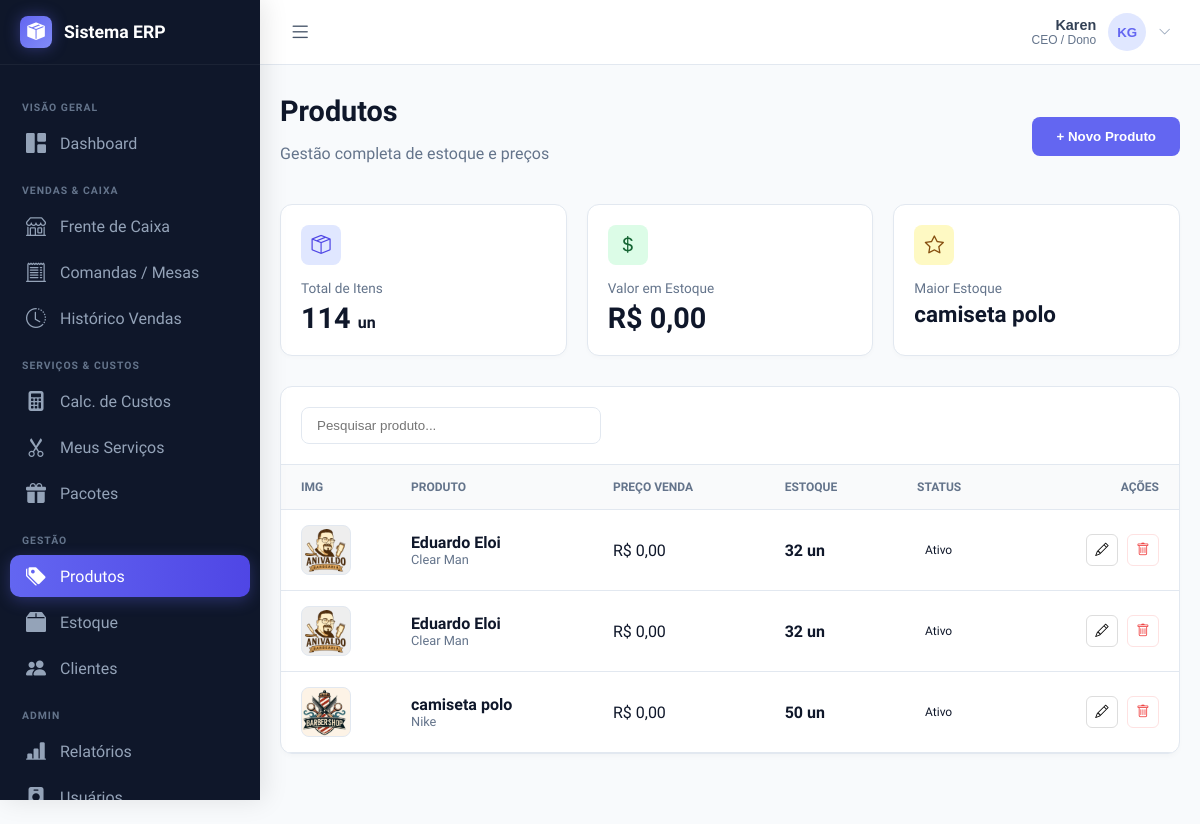
The page /pages/produtos/produtos.php (signed in) on the database its author committed.
### tables this page shows
CREATE TABLE produtos (
    id INTEGER PRIMARY KEY AUTOINCREMENT,
    nome TEXT NOT NULL,
    marca TEXT,
    modelo TEXT,
    descricao TEXT,
    tipo_produto TEXT,
    codigo_barras TEXT,
    estoque_minimo INTEGER DEFAULT 5,
    tem_validade INTEGER DEFAULT 0, -- 0: Não, 1: Sim
    data_validade DATE,
    ativo INTEGER DEFAULT 1,
    auto_desativar INTEGER DEFAULT 0, -- Se estoque acabar, desativa
    imagem_capa TEXT,
    data_cadastro DATETIME DEFAULT CURRENT_TIMESTAMP
, owner_id INTEGER NOT NULL DEFAULT 1, preco REAL DEFAULT 0, desconto REAL DEFAULT 0, preco_venda REAL DEFAULT 0, preco_custo REAL DEFAULT 0);

### pages/produtos/produtos.php (the view, shortened to what this page needs)
<?php
require_once '../../includes/banco-dados/db.php';
include_once '../../includes/menu.php';
$uploadDir = '../../assets/uploads/produtos/';
try {
    $pdo->exec("CREATE TABLE IF NOT EXISTS produtos (
        id INTEGER PRIMARY KEY AUTOINCREMENT,
        nome TEXT NOT NULL,
        marca TEXT,
        modelo TEXT,
        tipo_produto TEXT,
        codigo_barras TEXT,
        estoque_minimo INTEGER DEFAULT 5,
        preco_custo REAL DEFAULT 0,
        preco_venda REAL DEFAULT 0,
        tem_validade INTEGER DEFAULT 0,
        data_validade DATE,
        ativo INTEGER DEFAULT 1,
        auto_desativar INTEGER DEFAULT 0,
        descricao TEXT,
        imagem_capa TEXT,
        data_cadastro DATETIME DEFAULT CURRENT_TIMESTAMP
    )");
    $pdo->exec("CREATE TABLE IF NOT EXISTS produtos_variacoes (
        id INTEGER PRIMARY KEY AUTOINCREMENT,
        produto_id INTEGER,
        cor TEXT,
        tamanho TEXT,
        peso REAL,
        estoque INTEGER DEFAULT 0,
        preco_venda REAL DEFAULT 0,
        FOREIGN KEY(produto_id) REFERENCES produtos(id) ON DELETE CASCADE
    )");
    $pdo->exec("CREATE TABLE IF NOT EXISTS produtos_galeria (
        id INTEGER PRIMARY KEY AUTOINCREMENT,
        produto_id INTEGER,
        caminho_imagem TEXT,
        FOREIGN KEY(produto_id) REFERENCES produtos(id) ON DELETE CASCADE
    )");
    $pdo->exec("CREATE TABLE IF NOT EXISTS servicos (
        id INTEGER PRIMARY KEY AUTOINCREMENT
        -- outras colunas serão adicionadas conforme necessário
    )");
} catch (Exception $e) {
}
$produtos = $pdo->query("SELECT * FROM produtos ORDER BY nome ASC")->fetchAll(PDO::FETCH_ASSOC);
$totalItens = 0;
$valorTotalEstoque = 0;
$prodMaisEstoque = ['nome' => '-', 'qtd' => 0];
foreach($produtos as $key => $p) {
    $soma = $pdo->query("SELECT SUM(estoque) as qtd, SUM(estoque * preco_venda) as val FROM produtos_variacoes WHERE produto_id = {$p['id']}")->fetch(PDO::FETCH_ASSOC);
    $qtd = (int)($soma['qtd'] ?? 0);
    $val = (float)($soma['val'] ?? ($qtd * $p['preco_venda']));
    $produtos[$key]['estoque_total'] = $qtd;
    $totalItens += $qtd;
    $valorTotalEstoque += $val;
    if($qtd > $prodMaisEstoque['qtd']) {
        $prodMaisEstoque = ['nome' => $p['nome'], 'qtd' => $qtd];
    }
}
?>
<!DOCTYPE html>
<html lang="pt-br">
<head>
    <link rel="stylesheet" href="https://cdn.jsdelivr.net/npm/bootstrap-icons@1.11.3/font/bootstrap-icons.min.css">
</head>
<body>
<main>
    <div class="header">
        <div>
            <h1>Produtos</h1>
            <p style="color:var(--muted)">Gestão completa de estoque e preços</p>
        </div>
        <button class="btn-primary" onclick="openModalNovo()">+ Novo Produto</button>
    </div>
    <div class="kpi-grid">
        <div class="kpi-card">
            <div class="kpi-icon" style="background:#e0e7ff; color:#4f46e5"><i class="bi bi-box-seam"></i></div>
            <div class="kpi-label">Total de Itens</div>
            <div class="kpi-value"><?php echo $totalItens; ?> <small style="font-size:1rem">un</small></div>
        </div>
        <div class="kpi-card">
            <div class="kpi-icon" style="background:#dcfce7; color:#166534"><i class="bi bi-currency-dollar"></i></div>
            <div class="kpi-label">Valor em Estoque</div>
            <div class="kpi-value">R$ <?php echo number_format($valorTotalEstoque, 2, ',', '.'); ?></div>
        </div>
        <div class="kpi-card">
            <div class="kpi-icon" style="background:#fef9c3; color:#854d0e"><i class="bi bi-star"></i></div>
            <div class="kpi-label">Maior Estoque</div>
            <div class="kpi-value" style="font-size:1.4rem"><?php echo $prodMaisEstoque['nome']; ?></div>
        </div>
    </div>
    <div class="card-table">
        <div class="filters">
            <input type="text" id="filtro" class="search-input" placeholder="Pesquisar produto..." onkeyup="filtrarTabela()">
        </div>
        <div style="overflow-x:auto">
            <table id="tabelaProdutos">
                <thead>
                    <tr>
                        <th width="70">Img</th>
                        <th>Produto</th>
                        <th>Preço Venda</th>
                        <th>Estoque</th>
                        <th>Status</th>
                        <th style="text-align:right">Ações</th>
                    </tr>
                </thead>
                <tbody>
                    <?php foreach($produtos as $p):
                        $img = !empty($p['imagem_capa']) ? $uploadDir.$p['imagem_capa'] : 'https://via.placeholder.com/60?text=IMG';
                        $status = $p['ativo'] ? ['Ativo','success'] : ['Inativo','danger'];
                    ?>
                    <tr>
                        <td><img src="<?php echo $img; ?>" class="prod-img"></td>
                        <td>
                            <div style="font-weight:600"><?php echo htmlspecialchars($p['nome']); ?></div>
                            <div style="font-size:0.8rem; color:var(--muted)"><?php echo htmlspecialchars($p['marca']); ?></div>
                        </td>
                        <td>
                            R$ <?php echo number_format($p['preco_venda'], 2, ',', '.'); ?>
                        </td>
                        <td>
                            <div style="font-weight:700"><?php echo $p['estoque_total']; ?> un</div>
                        </td>
                        <td><span style="padding:4px 8px; border-radius:20px; font-size:0.75rem; background:var(--bs-<?php echo $status[1]; ?>-bg-subtle); color:var(--bs-<?php echo $status[1]; ?>)"><?php echo $status[0]; ?></span></td>
                        <td style="text-align:right">
                            <button onclick="editar(<?php echo $p['id']; ?>)" style="border:1px solid #ddd; background:white; border-radius:6px; width:32px; height:32px; cursor:pointer;"><i class="bi bi-pencil"></i></button>
                            <button onclick="abrirModalDelete(<?php echo $p['id']; ?>, '<?php echo addslashes($p['nome']); ?>')" style="border:1px solid #fee2e2; background:white; border-radius:6px; width:32px; height:32px; cursor:pointer; color:#ef4444; margin-left:5px;"><i class="bi bi-trash"></i></button>
                        </td>
                    </tr>
                    <?php endforeach; ?>
                </tbody>
            </table>
        </div>
    </div>
</main>
</body>
</html>

### includes/menu.php (style rules this page uses)
:root { --sidebar-width: 260px; --sidebar-collapsed-width: 70px; --header-height: 64px; --primary: #6366f1; --primary-dark: #4f46e5; --sidebar-bg: #0f172a; --navbar-bg: rgba(255, 255, 255, 0.9); --text-sidebar: #94a3b8; --text-sidebar-hover: #f8fafc; --body-bg: #f1f5f9; --transition-speed: 0.3s; }
body { margin: 0; padding-top: var(--header-height); padding-left: var(--sidebar-width); font-family: 'Plus Jakarta Sans', sans-serif; background-color: var(--body-bg); transition: padding-left var(--transition-speed) ease; }

### pages/produtos/produtos.php (style rules this page uses)
:root { --primary: #6366f1; --bg: #f8fafc; --card: #ffffff; --text: #0f172a; --muted: #64748b; --border: #e2e8f0; }
body { font-family: 'Plus Jakarta Sans', sans-serif; background: var(--bg); color: var(--text); margin:0; padding-bottom:40px; }
main { max-width: 1300px; margin: 30px auto; padding: 0 20px; }
.header { display: flex; justify-content: space-between; align-items: center; margin-bottom: 25px; }
.header h1 { font-size: 1.8rem; font-weight: 700; margin: 0; }
.btn-primary { background: var(--primary); color: white; padding: 12px 24px; border-radius: 8px; border: none; font-weight: 600; cursor: pointer; display: flex; gap: 8px; align-items: center; transition: 0.2s; }
.kpi-grid { display: grid; grid-template-columns: repeat(auto-fit, minmax(240px, 1fr)); gap: 20px; margin-bottom: 30px; }
.kpi-card { background: var(--card); padding: 20px; border-radius: 12px; border: 1px solid var(--border); box-shadow: 0 2px 4px rgba(0,0,0,0.02); }
.kpi-label { font-size: 0.85rem; color: var(--muted); font-weight: 500; margin-bottom: 5px; }
.kpi-value { font-size: 1.8rem; font-weight: 700; color: var(--text); }
.kpi-icon { width: 40px; height: 40px; border-radius: 8px; display: flex; align-items: center; justify-content: center; font-size: 1.2rem; margin-bottom: 15px; }
.card-table { background: var(--card); border: 1px solid var(--border); border-radius: 12px; overflow: hidden; box-shadow: 0 4px 6px -2px rgba(0,0,0,0.03); }
.filters { padding: 20px; border-bottom: 1px solid var(--border); }
.search-input { width: 100%; max-width: 300px; padding: 10px 15px; border: 1px solid var(--border); border-radius: 8px; outline: none; }
table { width: 100%; border-collapse: collapse; }
th { text-align: left; padding: 15px 20px; background: #f9fafb; color: var(--muted); font-size: 0.75rem; text-transform: uppercase; font-weight: 700; border-bottom: 1px solid var(--border); }
td { padding: 15px 20px; border-bottom: 1px solid var(--border); vertical-align: middle; }
.prod-img { width: 48px; height: 48px; border-radius: 8px; object-fit: cover; border: 1px solid var(--border); background: #eee; }

### rows shown on the page
produtos: nome "camiseta polo", imagem_capa (picture), marca "Nike", preco_venda "0,00", estoque_total "50", ativo "Ativo"
produtos: imagem_capa (picture), nome "Eduardo Eloi", marca "Clear Man", preco_venda "0,00", estoque_total "32", ativo "Ativo"
produtos: imagem_capa (picture), nome "Eduardo Eloi", marca "Clear Man", preco_venda "0,00", estoque_total "32", ativo "Ativo", $p['id'] 3 (drawn)

### other values the page prints
$firstName "Karen"
$userRole "CEO / Dono"
$iniciais "KG"
$totalItens "114"
$valorTotalEstoque "0,00"
